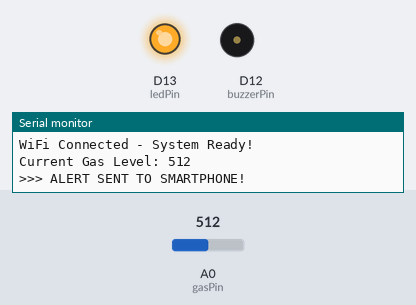
Recording of a sketch running on a simulated Arduino Uno R4 WiFi. Shown: output pins drawn as LEDs (lit = HIGH), buzzer (waves = sounding, pin HIGH), the last lines printed to the serial monitor. Inputs (shaded band) come from the test bench; at power-on: A0 (gasPin) = 512. WiFi joins after 1.5 s; servers stay silent unless stated.

Above: at 2.7 s.
2.8 s: A0 (gasPin) set to 159
6.3 s: A0 (gasPin) set to 136
At 7.2 s:
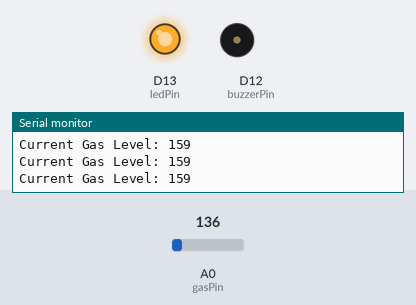
8.2 s: A0 (gasPin) set to 160
At 8.4 s:
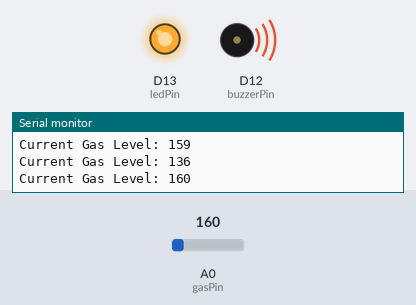
13.1 s: A0 (gasPin) set to 140
At 14.1 s:
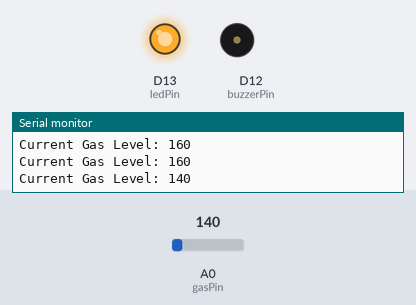
Timing chart, 0 to 16.0 s (numbered marks = the images above; inputs shaded):
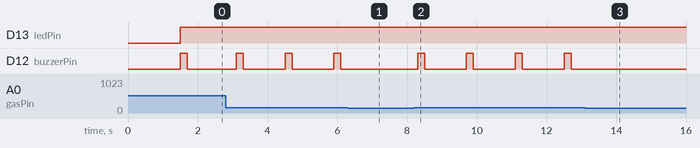

The sketch:

Gas_Safety.ino
```cpp
#include <WiFiS3.h>

// 1. WIFI HOTSPOT SETTINGS
char ssid[] = "My_ssid";
char pass[] = "My_pass";

// 2. BLYNK IOT SETTINGS (Using Web API to bypass library errors)
char auth[] = "BT59vqMgiMYLzKFu_40cAzBYPqh-QGlH";
char server[] = "sgp1.blynk.cloud"; // Asia Server for better stability

// 3. PIN DEFINITIONS
const int gasPin = A0;    // MQ-2 Sensor connected to A0
const int ledPin = 13;    // LED connected to Pin 13 (use 220 ohm resistor)
const int buzzerPin = 12; // Buzzer connected to Pin 12

// 4. THRESHOLD SETTINGS
int threshold = 150;      // Alert triggers above this value
int safeLimit = 110;      // Alert stops only when gas drops below this
bool isAlerted = false;   // Flag to prevent spamming notifications

void setup() {
  Serial.begin(115200);

  pinMode(ledPin, OUTPUT);
  pinMode(buzzerPin, OUTPUT);
  pinMode(gasPin, INPUT);

  // Ensure devices are OFF at startup
  digitalWrite(ledPin, LOW);
  digitalWrite(buzzerPin, LOW);

  Serial.print("Connecting to WiFi: ");
  Serial.println(ssid);
  WiFi.begin(ssid, pass);

  // Wait for WiFi connection
  while (WiFi.status() != WL_CONNECTED) {
    delay(500);
    Serial.print(".");
  }
  Serial.println("\nWiFi Connected - System Ready!");
}

// Function to send Push Notification via Blynk Webhook
void sendBlynkAlert() {
  WiFiClient client;
  if (client.connect(server, 80)) {
    // Constructing the Web API URL
    String url = "/external/api/logEvent?token=";
    url += auth;
    url += "&code=gas_alert"; // Must match the Event Code in Blynk Console

    client.print(String("GET ") + url + " HTTP/1.1\r\n" +
                 "Host: " + server + "\r\n" +
                 "Connection: close\r\n\r\n");

    Serial.println(">>> ALERT SENT TO SMARTPHONE!");
    client.stop();
  } else {
    Serial.println(">>> Error: Could not connect to Blynk Server");
  }
}

void loop() {
  int gasValue = analogRead(gasPin);

  Serial.print("Current Gas Level: ");
  Serial.println(gasValue);


  // --- ALERT CONDITION ---
  if (gasValue > threshold) {
    digitalWrite(ledPin, HIGH);

    // Buzzer beeping logic
    digitalWrite(buzzerPin, HIGH);
    delay(200);                   // Beep for 0.2s
    digitalWrite(buzzerPin, LOW);
    delay(200);                   // Silence for 0.2s

    if (!isAlerted) {
      sendBlynkAlert();
      isAlerted = true;
    }
  }


  // --- SAFE CONDITION (Hysteresis) ---
  else if (gasValue < safeLimit) {
    digitalWrite(ledPin, LOW);
    digitalWrite(buzzerPin, LOW);
    isAlerted = false; // Reset flag to allow future alerts
  }

  delay(1000); // Check every 1 second
}
```

Measured:
- the behaviour switches between 151 and 150 on A0 (gasPin) (found by bisection; images 0 and 1)
- after the input at 6.3 s, D12 (buzzerPin): stays LOW (without the input it goes to HIGH after 1.0 s)
- after the input at 8.2 s, D12 (buzzerPin): alternates HIGH for 0.20 s and LOW for 1.2 s, starting after 0.10 s
- after the input at 13.1 s, D12 (buzzerPin): stops changing and stays LOW
- by itself, D12 (buzzerPin): alternates HIGH for 0.20 s and LOW for 1.2 s
